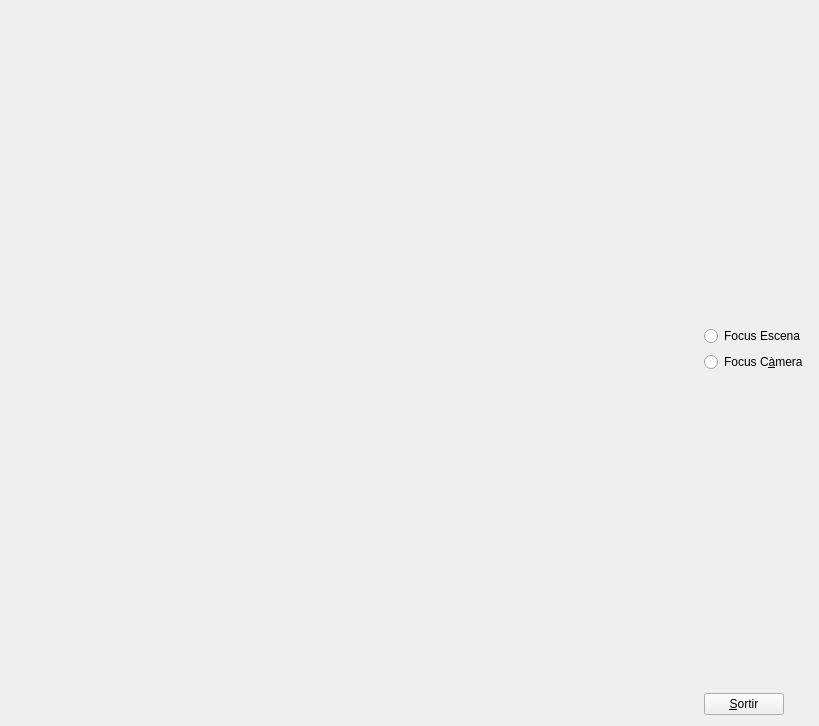
<?xml version="1.0" encoding="UTF-8"?>
<ui version="4.0">
 <class>MyForm</class>
 <widget class="QWidget" name="MyForm">
  <property name="geometry">
   <rect>
    <x>0</x>
    <y>0</y>
    <width>819</width>
    <height>726</height>
   </rect>
  </property>
  <property name="windowTitle">
   <string>Form</string>
  </property>
  <layout class="QHBoxLayout" name="horizontalLayout">
   <item>
    <widget class="MyGLWidget" name="widget" native="true">
     <property name="sizePolicy">
      <sizepolicy hsizetype="Expanding" vsizetype="Expanding">
       <horstretch>0</horstretch>
       <verstretch>0</verstretch>
      </sizepolicy>
     </property>
    </widget>
   </item>
   <item>
    <layout class="QVBoxLayout" name="verticalLayout">
     <item>
      <spacer name="verticalSpacer_3">
       <property name="orientation">
        <enum>Qt::Vertical</enum>
       </property>
       <property name="sizeHint" stdset="0">
        <size>
         <width>20</width>
         <height>40</height>
        </size>
       </property>
      </spacer>
     </item>
     <item>
      <widget class="QRadioButton" name="radioButton">
       <property name="text">
        <string>Focus Escena</string>
       </property>
      </widget>
     </item>
     <item>
      <widget class="QRadioButton" name="radioButton_2">
       <property name="text">
        <string>Focus C&amp;àmera</string>
       </property>
      </widget>
     </item>
     <item>
      <spacer name="verticalSpacer">
       <property name="orientation">
        <enum>Qt::Vertical</enum>
       </property>
       <property name="sizeHint" stdset="0">
        <size>
         <width>20</width>
         <height>40</height>
        </size>
       </property>
      </spacer>
     </item>
     <item>
      <widget class="QPushButton" name="pushButton">
       <property name="sizePolicy">
        <sizepolicy hsizetype="Fixed" vsizetype="Fixed">
         <horstretch>0</horstretch>
         <verstretch>0</verstretch>
        </sizepolicy>
       </property>
       <property name="text">
        <string>&amp;Sortir</string>
       </property>
      </widget>
     </item>
    </layout>
   </item>
  </layout>
 </widget>
 <customwidgets>
  <customwidget>
   <class>MyGLWidget</class>
   <extends>QWidget</extends>
   <header>MyGLWidget.h</header>
   <container>1</container>
   <slots>
    <signal>FocusCamera()</signal>
    <signal>FocusEscena()</signal>
    <slot>canviCamera()</slot>
    <slot>slot1()</slot>
   </slots>
  </customwidget>
 </customwidgets>
 <resources/>
 <connections>
  <connection>
   <sender>pushButton</sender>
   <signal>clicked()</signal>
   <receiver>MyForm</receiver>
   <slot>close()</slot>
   <hints>
    <hint type="sourcelabel">
     <x>768</x>
     <y>715</y>
    </hint>
    <hint type="destinationlabel">
     <x>839</x>
     <y>529</y>
    </hint>
   </hints>
  </connection>
  <connection>
   <sender>radioButton</sender>
   <signal>clicked()</signal>
   <receiver>widget</receiver>
   <slot>canviCamera()</slot>
   <hints>
    <hint type="sourcelabel">
     <x>737</x>
     <y>342</y>
    </hint>
    <hint type="destinationlabel">
     <x>622</x>
     <y>280</y>
    </hint>
   </hints>
  </connection>
  <connection>
   <sender>radioButton_2</sender>
   <signal>clicked()</signal>
   <receiver>widget</receiver>
   <slot>canviCamera()</slot>
   <hints>
    <hint type="sourcelabel">
     <x>779</x>
     <y>371</y>
    </hint>
    <hint type="destinationlabel">
     <x>550</x>
     <y>362</y>
    </hint>
   </hints>
  </connection>
  <connection>
   <sender>widget</sender>
   <signal>FocusCamera()</signal>
   <receiver>radioButton_2</receiver>
   <slot>click()</slot>
   <hints>
    <hint type="sourcelabel">
     <x>479</x>
     <y>388</y>
    </hint>
    <hint type="destinationlabel">
     <x>785</x>
     <y>361</y>
    </hint>
   </hints>
  </connection>
  <connection>
   <sender>widget</sender>
   <signal>FocusEscena()</signal>
   <receiver>radioButton</receiver>
   <slot>click()</slot>
   <hints>
    <hint type="sourcelabel">
     <x>622</x>
     <y>435</y>
    </hint>
    <hint type="destinationlabel">
     <x>756</x>
     <y>336</y>
    </hint>
   </hints>
  </connection>
 </connections>
</ui>
